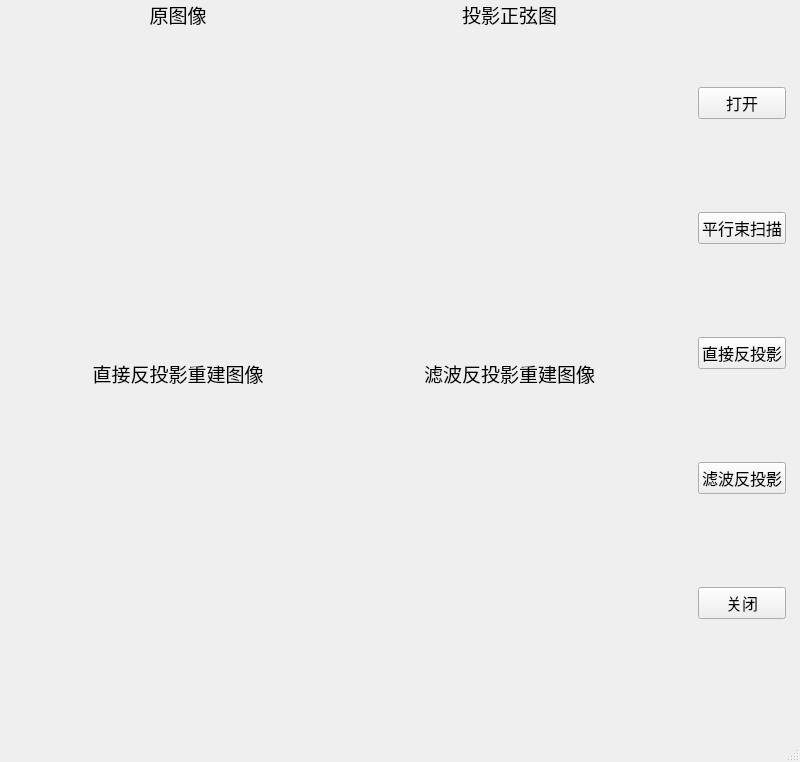
<?xml version="1.0" encoding="UTF-8"?>
<ui version="4.0">
 <class>MainWindow</class>
 <widget class="QMainWindow" name="MainWindow">
  <property name="geometry">
   <rect>
    <x>0</x>
    <y>0</y>
    <width>800</width>
    <height>762</height>
   </rect>
  </property>
  <property name="windowTitle">
   <string>MainWindow</string>
  </property>
  <widget class="QWidget" name="centralwidget">
   <widget class="QWidget" name="">
    <property name="geometry">
     <rect>
      <x>15</x>
      <y>0</y>
      <width>771</width>
      <height>711</height>
     </rect>
    </property>
    <layout class="QHBoxLayout" name="horizontalLayout">
     <item>
      <layout class="QGridLayout" name="gridLayout">
       <item row="0" column="0">
        <widget class="QLabel" name="label">
         <property name="sizePolicy">
          <sizepolicy hsizetype="Preferred" vsizetype="Fixed">
           <horstretch>0</horstretch>
           <verstretch>0</verstretch>
          </sizepolicy>
         </property>
         <property name="font">
          <font>
           <family>Microsoft YaHei</family>
           <pointsize>14</pointsize>
          </font>
         </property>
         <property name="text">
          <string>原图像</string>
         </property>
         <property name="alignment">
          <set>Qt::AlignCenter</set>
         </property>
        </widget>
       </item>
       <item row="0" column="1">
        <widget class="QLabel" name="label_2">
         <property name="font">
          <font>
           <family>Microsoft YaHei</family>
           <pointsize>14</pointsize>
          </font>
         </property>
         <property name="text">
          <string>投影正弦图</string>
         </property>
         <property name="alignment">
          <set>Qt::AlignCenter</set>
         </property>
        </widget>
       </item>
       <item row="1" column="0">
        <widget class="QLabel" name="imglabel1">
         <property name="sizePolicy">
          <sizepolicy hsizetype="Expanding" vsizetype="Preferred">
           <horstretch>0</horstretch>
           <verstretch>0</verstretch>
          </sizepolicy>
         </property>
         <property name="text">
          <string/>
         </property>
         <property name="margin">
          <number>10</number>
         </property>
        </widget>
       </item>
       <item row="1" column="1">
        <widget class="QLabel" name="imglabel2">
         <property name="sizePolicy">
          <sizepolicy hsizetype="Expanding" vsizetype="Preferred">
           <horstretch>0</horstretch>
           <verstretch>0</verstretch>
          </sizepolicy>
         </property>
         <property name="text">
          <string/>
         </property>
         <property name="margin">
          <number>10</number>
         </property>
        </widget>
       </item>
       <item row="2" column="0">
        <widget class="QLabel" name="label_3">
         <property name="font">
          <font>
           <family>Microsoft YaHei</family>
           <pointsize>14</pointsize>
          </font>
         </property>
         <property name="text">
          <string>直接反投影重建图像</string>
         </property>
         <property name="alignment">
          <set>Qt::AlignCenter</set>
         </property>
        </widget>
       </item>
       <item row="2" column="1">
        <widget class="QLabel" name="label_4">
         <property name="sizePolicy">
          <sizepolicy hsizetype="Preferred" vsizetype="Fixed">
           <horstretch>0</horstretch>
           <verstretch>0</verstretch>
          </sizepolicy>
         </property>
         <property name="font">
          <font>
           <family>Microsoft YaHei</family>
           <pointsize>14</pointsize>
          </font>
         </property>
         <property name="text">
          <string>滤波反投影重建图像</string>
         </property>
         <property name="alignment">
          <set>Qt::AlignCenter</set>
         </property>
        </widget>
       </item>
       <item row="3" column="0">
        <widget class="QLabel" name="imglabel3">
         <property name="text">
          <string/>
         </property>
        </widget>
       </item>
       <item row="3" column="1">
        <widget class="QLabel" name="imglabel4">
         <property name="text">
          <string/>
         </property>
         <property name="margin">
          <number>10</number>
         </property>
        </widget>
       </item>
      </layout>
     </item>
     <item>
      <spacer name="verticalSpacer">
       <property name="orientation">
        <enum>Qt::Vertical</enum>
       </property>
       <property name="sizeHint" stdset="0">
        <size>
         <width>20</width>
         <height>40</height>
        </size>
       </property>
      </spacer>
     </item>
     <item>
      <layout class="QVBoxLayout" name="verticalLayout">
       <property name="sizeConstraint">
        <enum>QLayout::SetMinimumSize</enum>
       </property>
       <item>
        <widget class="QPushButton" name="openButton">
         <property name="sizePolicy">
          <sizepolicy hsizetype="Minimum" vsizetype="Fixed">
           <horstretch>0</horstretch>
           <verstretch>0</verstretch>
          </sizepolicy>
         </property>
         <property name="font">
          <font>
           <family>Microsoft YaHei</family>
           <pointsize>12</pointsize>
          </font>
         </property>
         <property name="text">
          <string>打开</string>
         </property>
        </widget>
       </item>
       <item>
        <widget class="QPushButton" name="parallelButton">
         <property name="sizePolicy">
          <sizepolicy hsizetype="Fixed" vsizetype="Fixed">
           <horstretch>0</horstretch>
           <verstretch>0</verstretch>
          </sizepolicy>
         </property>
         <property name="font">
          <font>
           <family>Microsoft YaHei</family>
           <pointsize>12</pointsize>
          </font>
         </property>
         <property name="text">
          <string>平行束扫描</string>
         </property>
        </widget>
       </item>
       <item>
        <widget class="QPushButton" name="reconstructButton">
         <property name="sizePolicy">
          <sizepolicy hsizetype="Minimum" vsizetype="Fixed">
           <horstretch>0</horstretch>
           <verstretch>0</verstretch>
          </sizepolicy>
         </property>
         <property name="font">
          <font>
           <family>Microsoft YaHei</family>
           <pointsize>12</pointsize>
          </font>
         </property>
         <property name="text">
          <string>直接反投影</string>
         </property>
        </widget>
       </item>
       <item>
        <widget class="QPushButton" name="filterReconstructionButton">
         <property name="sizePolicy">
          <sizepolicy hsizetype="Minimum" vsizetype="Fixed">
           <horstretch>0</horstretch>
           <verstretch>0</verstretch>
          </sizepolicy>
         </property>
         <property name="font">
          <font>
           <family>Microsoft YaHei</family>
           <pointsize>12</pointsize>
          </font>
         </property>
         <property name="text">
          <string>滤波反投影</string>
         </property>
        </widget>
       </item>
       <item>
        <widget class="QPushButton" name="closeButton">
         <property name="sizePolicy">
          <sizepolicy hsizetype="Minimum" vsizetype="Fixed">
           <horstretch>0</horstretch>
           <verstretch>0</verstretch>
          </sizepolicy>
         </property>
         <property name="font">
          <font>
           <family>Microsoft YaHei</family>
           <pointsize>12</pointsize>
          </font>
         </property>
         <property name="text">
          <string>关闭</string>
         </property>
        </widget>
       </item>
      </layout>
     </item>
    </layout>
   </widget>
  </widget>
  <widget class="QMenuBar" name="menubar">
   <property name="geometry">
    <rect>
     <x>0</x>
     <y>0</y>
     <width>800</width>
     <height>23</height>
    </rect>
   </property>
  </widget>
  <widget class="QStatusBar" name="statusbar"/>
 </widget>
 <resources/>
 <connections/>
</ui>
